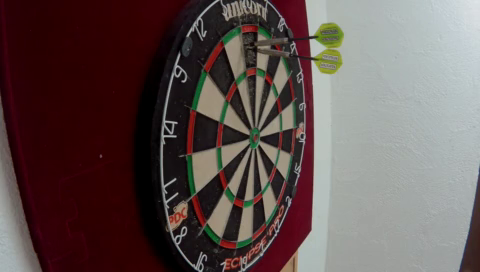
#> input picture frame 281 of img_vid/ThrowDart_Komp.MP4, 480 x 272 px, given in place of out2.avi, which was not available
$ python playWarpedCam1.py
#> lines starting #> are read from the running program, lines starting #| are printed output that depends on the picture; pictures that were not available may be replaced by others from this repository, and a replacement may not be noted
#> further down, frame is the input picture: shape (272, 480, 3); mean B, G, R 81, 82.8, 98.2
### testing/homographyCam1.py
import cv2
import numpy as np


def warpCam1(im_src):
    # Read source image.
    # im_src = cv2.imread('videoV3/cam1_1.jpg')
    # Four corners of the book in source image
    pts_src = np.array([[79, 227],[114,145],[190,93],[294,58],[411,50], [535, 61],[658,91],[778,137],[890,196],[991,264],[1074, 343],[1127,429],[1144,518],[1111,600],[1011,662],[842, 685],[618,654],[387,570],[207,453],[104,333]])

    # Read destination image.
    im_dst = cv2.imread('img/drawDartboard.jpg')
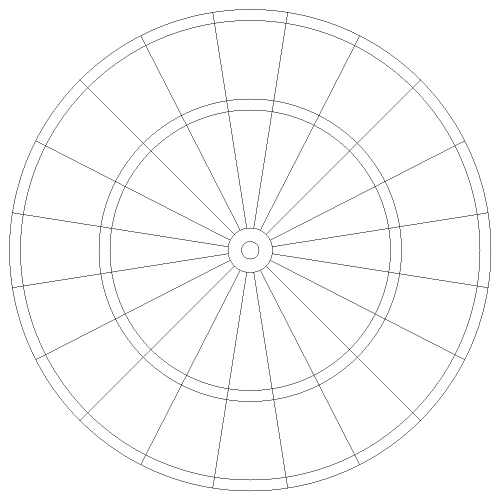
#> input picture testing/img/drawDartboard.jpg, 1000 x 1000 px (shown at 1/2 size)
#> im_dst is the input picture: shape (1000, 1000, 3); min 0, max 255, mean 250.6
    # Four corners of the book in destination image.
    pts_dst = np.array([[24, 425],[71,281],[159,159],[281,71],[425,24],[575, 24],[719,71],[841,159],[929,281],[976,425],[976, 575],[929,719],[841,841],[719,929],[575,976],[425, 976],[281,929],[159,841],[71,719],[24,575]])

    # Calculate Homography
    h, status = cv2.findHomography(pts_src, pts_dst)

    # Warp source image to destination based on homography
    im_out = cv2.warpPerspective(im_src, h, (im_dst.shape[1],im_dst.shape[0]))
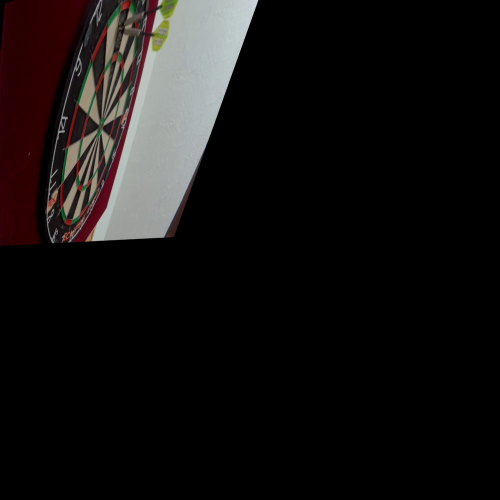
#> im_out: shape (1000, 1000, 3) (shown at 1/2 size); mean B, G, R 17.8, 18.4, 21.1

    return im_out

    # [7 lines of commented-out code are left out]

### testing/playWarpedCam1.py
import cv2
import numpy as np
import homographyCam1

# Create a VideoCapture object and read from input file
# If the input is the camera, pass 0 instead of the video file name
cap = cv2.VideoCapture('./video v3/out2.avi')

# Check if camera opened successfully
if (cap.isOpened()== False):
  print("Error opening video stream or file")

# Read until video is completed
counter = 0
while(cap.isOpened()):
  # Capture frame-by-frame
  ret, frame = cap.read()
  if ret == True:

    counter+=1
    # Display the resulting frame
    warpedFrame = homographyCam1.warpCam1(frame)
    cv2.imshow('Frame',warpedFrame)
    # cv2.imwrite('videoV3/img_%d.jpg'%counter,frame)

    # Press Q on keyboard to  exit
    if cv2.waitKey(25) & 0xFF == ord('q'):
#> (key q is pressed here)
      break

  # Break the loop
  else:
    break

# When everything done, release the video capture object
cap.release()

# Closes all the frames
cv2.destroyAllWindows()

$ run again, starting later in the video
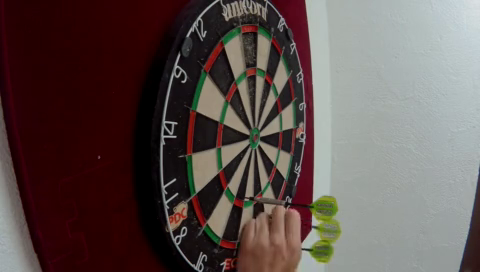
#> input picture frame 1268 of img_vid/ThrowDart_Komp.MP4, 480 x 272 px, given in place of out2.avi, which was not available
#> frame is the input picture: shape (272, 480, 3); mean B, G, R 78.5, 81.2, 95
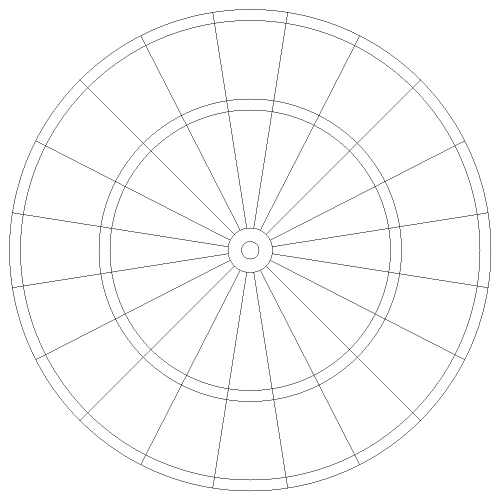
#> input picture testing/img/drawDartboard.jpg, 1000 x 1000 px (shown at 1/2 size)
#> in warpCam1, im_dst is the input picture: shape (1000, 1000, 3); min 0, max 255, mean 250.6
#> in warpCam1, `im_out = cv2.warpPerspective(im_src, h, (im_dst.shape[1],im_dst.shape[..`:
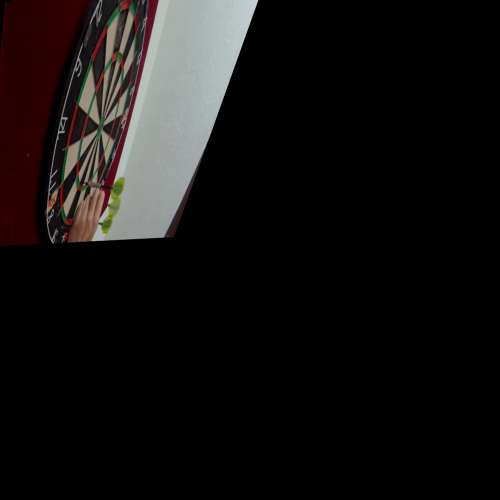
#> im_out: shape (1000, 1000, 3) (shown at 1/2 size); mean B, G, R 17.4, 18, 20.5

$ run again, starting later in the video
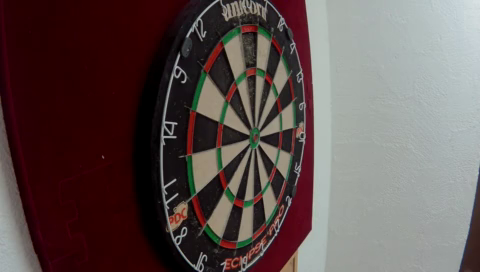
#> input picture frame 2254 of img_vid/ThrowDart_Komp.MP4, 480 x 272 px, given in place of out2.avi, which was not available
#> frame is the input picture: shape (272, 480, 3); mean B, G, R 80.3, 82, 96.4
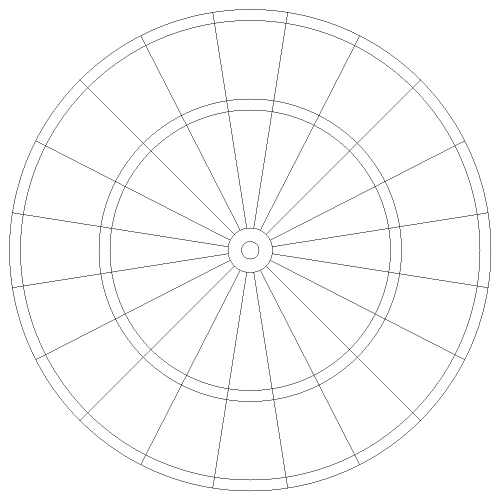
#> input picture testing/img/drawDartboard.jpg, 1000 x 1000 px (shown at 1/2 size)
#> in warpCam1, im_dst is the input picture: shape (1000, 1000, 3); min 0, max 255, mean 250.6
#> in warpCam1, `im_out = cv2.warpPerspective(im_src, h, (im_dst.shape[1],im_dst.shape[..`:
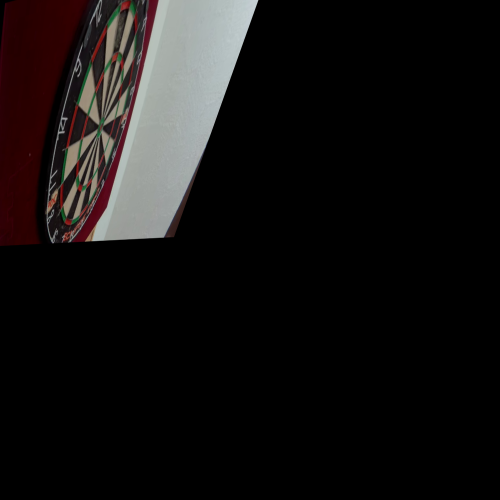
#> im_out: shape (1000, 1000, 3) (shown at 1/2 size); mean B, G, R 17.8, 18.2, 20.8
